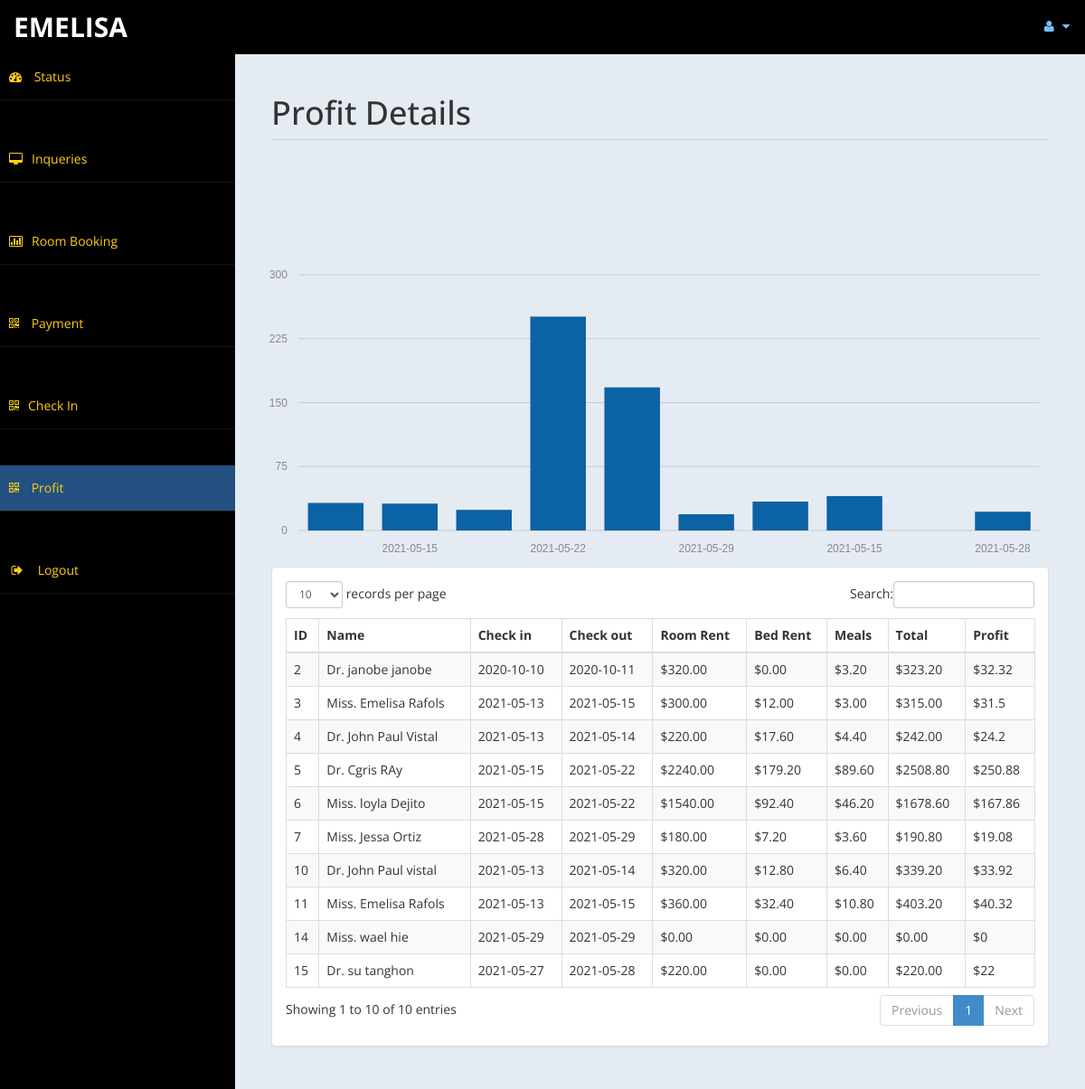
Screenshot of /admin/profit.php (signed in) with the database file from the repository.
### tables this page shows
CREATE TABLE `payment` (
  `id` int(11) DEFAULT NULL,
  `title` varchar(5) DEFAULT NULL,
  `fname` varchar(30) DEFAULT NULL,
  `lname` varchar(30) DEFAULT NULL,
  `troom` varchar(30) DEFAULT NULL,
  `tbed` varchar(30) DEFAULT NULL,
  `nroom` int(11) DEFAULT NULL,
  `cin` date DEFAULT NULL,
  `cout` date DEFAULT NULL,
  `ttot` double(8,2) DEFAULT NULL,
  `fintot` double(8,2) DEFAULT NULL,
  `mepr` double(8,2) DEFAULT NULL,
  `meal` varchar(30) DEFAULT NULL,
  `btot` double(8,2) DEFAULT NULL,
  `noofdays` int(11) DEFAULT NULL
);

### admin/profit.php (the view, shortened to what this page needs)
<!DOCTYPE html>
<html xmlns="http://www.w3.org/1999/xhtml">
<head>
    <link href="assets/css/bootstrap.css" rel="stylesheet" />
    <link href="assets/css/font-awesome.css" rel="stylesheet" />
	<link rel="stylesheet" href="assets/css/morris.css">
    <link href="assets/css/custom-styles.css" rel="stylesheet" />
    <link href="assets/js/dataTables/dataTables.bootstrap.css" rel="stylesheet" />
</head>
<body>
    <div id="wrapper">
        <nav class="navbar navbar-default top-navbar" role="navigation">
            <div class="navbar-header">
                <a class="navbar-brand" href="home.php"><?php echo $_SESSION["user"]; ?> </a>
            </div>
            <ul class="nav navbar-top-links navbar-right">
                <li class="dropdown">
                    <a class="dropdown-toggle" data-toggle="dropdown" href="#" aria-expanded="false">
                        <i class="fa fa-user fa-fw"></i> <i class="fa fa-caret-down"></i>
                    </a>
                </li>
            </ul>
        </nav>
        <nav class="navbar-default navbar-side" role="navigation">
            <div class="sidebar-collapse">
                <ul class="nav" id="main-menu">
                    <li>
                        <a href="home.php"><i class="fa fa-dashboard"></i> Status</a>
                    </li><br><br>
                    <li>
                        <a  href="messages.php"><i class="fa fa-desktop"></i>Inqueries</a>
                    </li><br><br>
					<li>
                        <a href="roombook.php"><i class="fa fa-bar-chart-o"></i>Room Booking</a>
                    </li><br><br>
                    <li>
                        <a  href="payment.php"><i class="fa fa-qrcode"></i> Payment</a>
                    </li><br><br>
                    <li>
                        <a  href="checkin.php"><i class="fa fa-qrcode"></i>Check In</a>
                    </li><br><br>
					 <li>
                        <a class="active-menu" href="profit.php"><i class="fa fa-qrcode"></i> Profit</a>
                    </li><br><br>
                    <li>
                        <a href="logout.php" ><i class="fa fa-sign-out fa-fw"></i> Logout</a>
                    </li>
            </div>
        </nav>
        <div id="page-wrapper" >
            <div id="page-inner">
			 <div class="row">
                    <div class="col-md-12">
                        <h1 class="page-header">
                           Profit Details<small> </small>
                        </h1>
                    </div>
                </div>
            <div class="row">
				<?php
				include('db.php');
?>
				<br>
				<br>
				<br>
				<br><div id="chart"></div>
                <div class="col-md-12">
                    <div class="panel panel-default">
                        <div class="panel-body">
                            <div class="table-responsive">
                                <table class="table table-striped table-bordered table-hover" id="dataTables-example">
                                    <thead>
                                        <tr>
											<th>ID</th>
                                            <th>Name</th>
                                            <th>Check in</th>
											<th>Check out</th>
                                            <th>Room Rent</th>
											<th>Bed Rent</th>
											<th>Meals </th>
											<th>Total</th>
											<th>Profit</th>
                                        </tr>
                                    </thead>
                                    <tbody>
									<?php
										$sql="select * from payment";
										$re = mysqli_query($con,$sql);
										while($row = mysqli_fetch_array($re))
										{
											$id = $row['id'];
											if($id % 2 ==1 )
											{
												echo"<tr class='gradeC'>
													<td>".$row['id']." </td>
													<td>".$row['title']." ".$row['fname']." ".$row['lname']."</td>
													<td>".$row['cin']."</td>
													<td>".$row['cout']."</td>
													<td>$".$row['ttot']."</td>
													<td>$".$row['mepr']."</td>
													<td>$".$row['btot']."</td>
													<td>$".$row['fintot']."</td>
													<td>$".$row['fintot']*10/100 ."</td>
													</tr>";
											}
											else
											{
												echo"<tr class='gradeU'>
													<td>".$row['id']." </td>
													<td>".$row['title']." ".$row['fname']." ".$row['lname']."</td>
													<td>".$row['cin']."</td>
													<td>".$row['cout']."</td>
													<td>$".$row['ttot']."</td>
													<td>$".$row['mepr']."</td>
													<td>$".$row['btot']."</td>
													<td>$".$row['fintot']."</td>
													<td>$".$row['fintot']*10/100 ."</td>
													</tr>";
											}
										}
									?>
                                    </tbody>
                                </table>
                            </div>
                        </div>
                    </div>
                </div>
            </div>
                </div>
            </div>
    </div>
</body>
</html>

### admin/assets/css/custom-styles.css (style rules this page uses)
body { font-family: 'Open Sans', sans-serif; }
#wrapper { width: 100%; background: black; }
#page-wrapper { padding: 15px 15px; min-height: 600px; background: #E5EBF2; }
#page-inner { width: 100%; margin: 10px 20px 10px 0px; background-color: transparent; padding: 10px; min-height: 1200px; }
h1, .h1, h2, .h2, h3, .h3 { margin-top: 7px; margin-bottom: -5px; }
.page-header { padding-bottom: 9px; margin: 10px 0 45px; border-bottom: 1px solid #C7D1DD; }
.top-navbar { margin: 0px; }
.top-navbar .navbar-brand { color: #ffce14; width: 260px; text-align: left; height: 60px; font-size: 30px; font-weight: 700; text-transform: uppercase; line-height: 30px; }
.top-navbar .nav>li>a { position: relative; display: block; padding: 19px 15px; color: #77C0FD; }
.active-menu { background-color: #225081!important; }
.sidebar-collapse, .sidebar-collapse .nav { background: none; }
.sidebar-collapse .nav { padding: 0; }
.sidebar-collapse .nav>li>a { color: #ffce14; background: transparent; text-shadow: none; }
.sidebar-collapse>.nav>li>a { padding: 15px 10px; }
.sidebar-collapse>.nav>li { border-bottom: 1px solid rgba(107, 108, 109, 0.19); }
.navbar-side { border: none; background-color: black; }
.top-navbar { background: black; border-bottom: none; }
.top-navbar .nav>li>a>i { margin-right: 2px; }
.navbar-default { border: 0px solid black; }
.navbar-header { background: black; }
.nav>li>a>i { margin-right: 10px; }
@media (min-width:768px) { #page-wrapper { margin: 0 0 0 260px; padding: 15px 30px; min-height: 1200px; } }
@media (min-width:768px) { .navbar-side { z-index: 1; position: absolute; width: 260px; } }
@media (min-width:768px) { .navbar { border-radius: 0px; } }

### rows the page displays
payment: id "2", title "Dr.", fname "janobe", lname "janobe", cin "2020-10-10", cout "2020-10-11", ttot "320.00", mepr "0.00", btot "3.20", fintot "323.20", $row['fintot']*10/100 "32.32"
payment: id "3", title "Miss.", fname "Emelisa", lname "Rafols", cin "2021-05-13", cout "2021-05-15", ttot "300.00", mepr "12.00", btot "3.00", fintot "315.00", $row['fintot']*10/100 "31.5"
payment: id "4", title "Dr.", fname "John Paul", lname "Vistal", cin "2021-05-13", cout "2021-05-14", ttot "220.00", mepr "17.60", btot "4.40", fintot "242.00", $row['fintot']*10/100 "24.2"
payment: id "5", title "Dr.", fname "Cgris", lname "RAy", cin "2021-05-15", cout "2021-05-22", ttot "2240.00", mepr "179.20", btot "89.60", fintot "2508.80", $row['fintot']*10/100 "250.88"
payment: id "6", title "Miss.", fname "loyla", lname "Dejito", cin "2021-05-15", cout "2021-05-22", ttot "1540.00", mepr "92.40", btot "46.20", fintot "1678.60", $row['fintot']*10/100 "167.86"
payment: id "7", title "Miss.", fname "Jessa", lname "Ortiz", cin "2021-05-28", cout "2021-05-29", ttot "180.00", mepr "7.20", btot "3.60", fintot "190.80", $row['fintot']*10/100 "19.08"
payment: id "10", title "Dr.", fname "John Paul", lname "vistal", cin "2021-05-13", cout "2021-05-14", ttot "320.00", mepr "12.80", btot "6.40", fintot "339.20", $row['fintot']*10/100 "33.92"
payment: id "11", title "Miss.", fname "Emelisa", lname "Rafols", cin "2021-05-13", cout "2021-05-15", ttot "360.00", mepr "32.40", btot "10.80", fintot "403.20", $row['fintot']*10/100 "40.32"
payment: id "14", title "Miss.", fname "wael", lname "hie", cin "2021-05-29", cout "2021-05-29", ttot "0.00", mepr "0.00", btot "0.00", fintot "0.00", $row['fintot']*10/100 "0"
payment: id "15", title "Dr.", fname "su", lname "tanghon", cin "2021-05-27", cout "2021-05-28", ttot "220.00", mepr "0.00", btot "0.00", fintot "220.00", $row['fintot']*10/100 "22"

### other values shown
$_SESSION["user"] "EMELISA"
